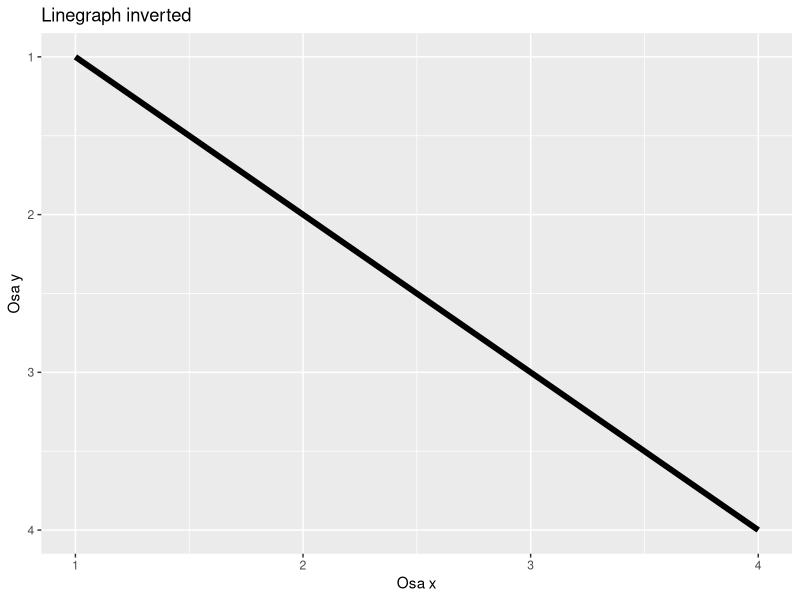
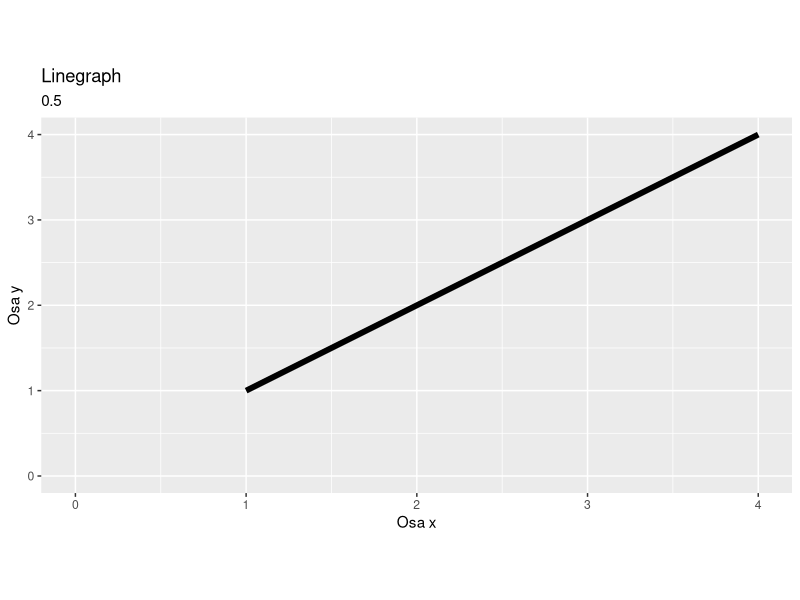
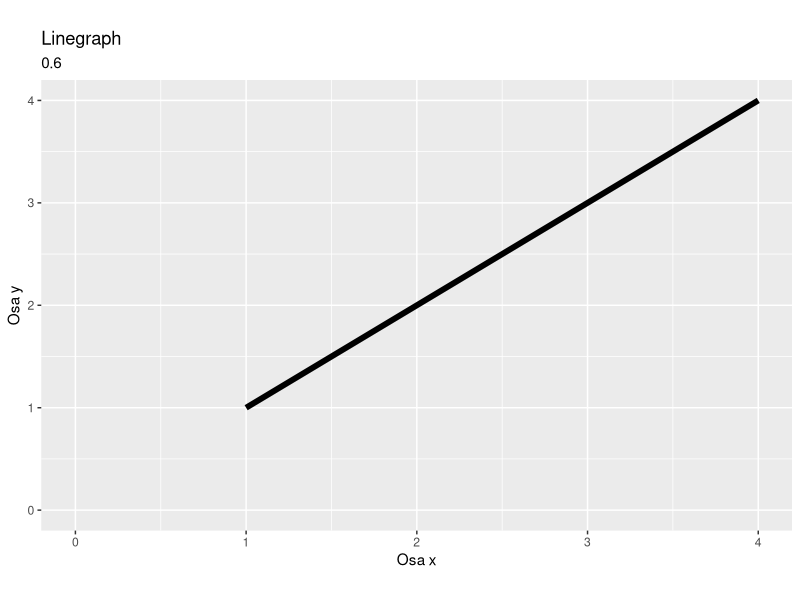
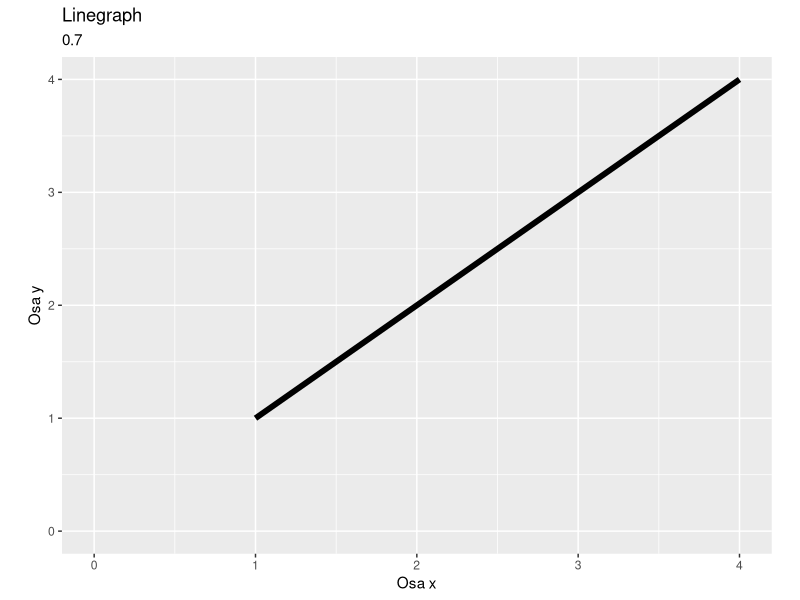
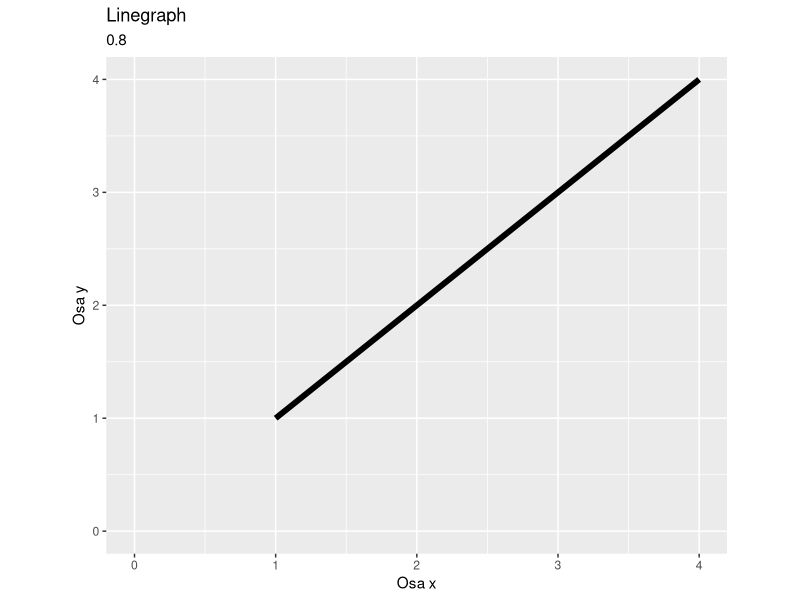
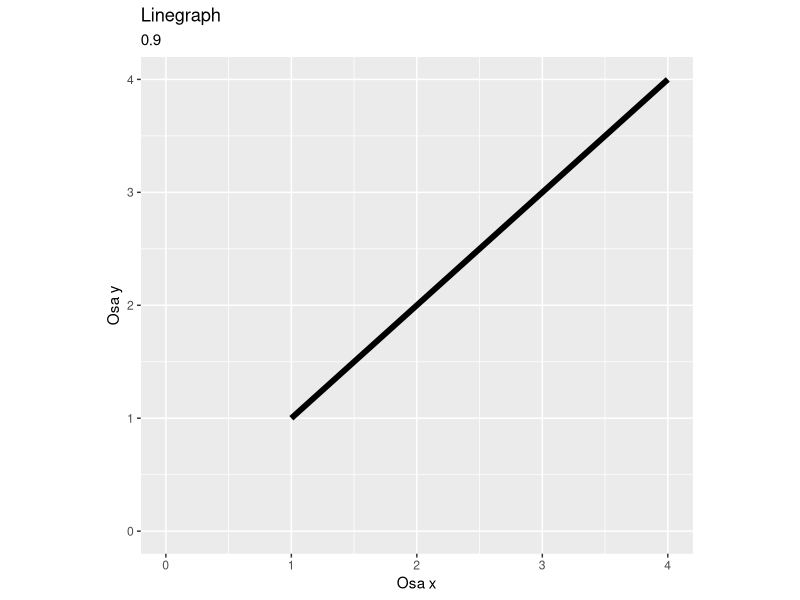
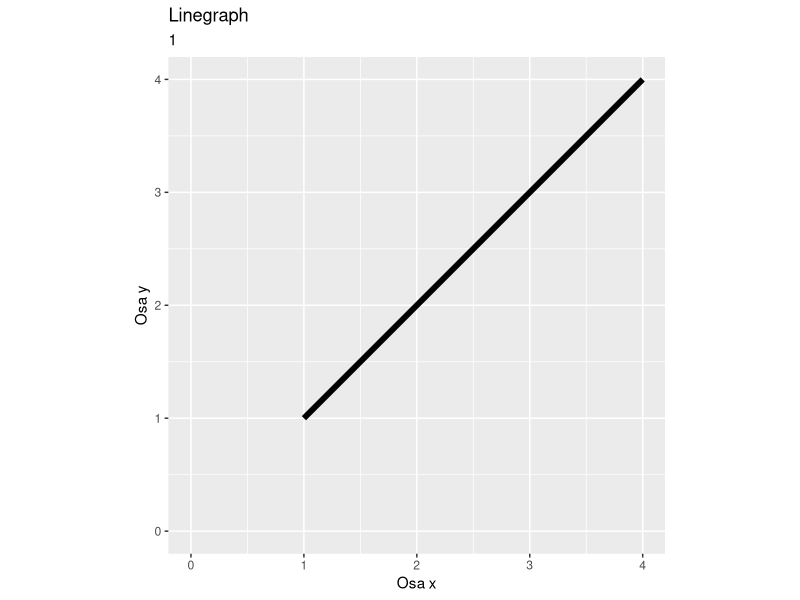
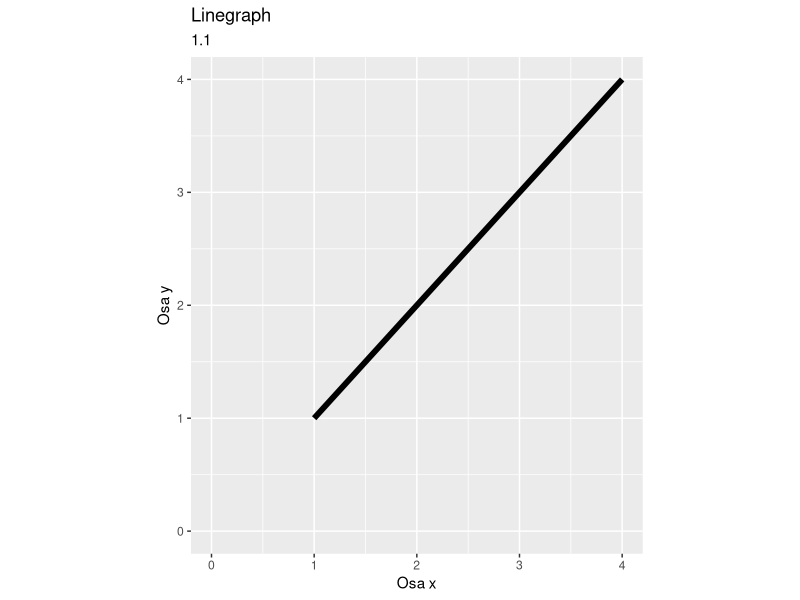

These figures' R source, in order: (Note: this script raises an error after producing the figures.)
library(ggplot2)
library(dplyr)
library(magrittr)
# uncomment to install
# install.packages("ggforce")
library(ggforce)

# create dir using code
# dir.create("Linegraph")
# dir.create("Piechart")
# dir.create("Cumulative")
# dir.create("Log_chart")

### Začátek upravených grafů
#Linegraph - AR
df <- data.frame(valuex=c(1, 4),
                 valuey=c(1, 4))
change_type <- "aspect_ratio"
ars <- seq(.5, 3, by = .1)
for (i in 1:length(ars)) {
  ar <- ars[i]
  ggplot(df, aes(x=valuex, y=valuey)) + ylim(0,4) + xlim(0,4) + theme(aspect.ratio = ar)+ geom_line(size=2) + ggtitle("Linegraph",ar) + xlab("Osa x") + ylab("Osa y")
  ggsave(path ="Linegraph", filename = sprintf("%s%f.png",change_type, ar))
}

#Linegraph - Y-limits 
df <- data.frame(valuex=c(1, 4),
                 valuey=c(1, 4))
change_type <- "Y_limits"
limits <- seq(0,5, by = 1)
for (i in 1:length(limits)) {
  limit <- limits[i]
  ggplot(df, aes(x=valuex, y=valuey)) + ylim(0,4+limit) + xlim(0,4) + theme(aspect.ratio = ar)+ geom_line(size=2) + ggtitle("Linegraph",limit) + xlab("Osa x") + ylab("Osa y")
  ggsave(path ="Linegraph", filename = sprintf("%s%f.png",change_type, limit))
}

#Linegraph - X-limits 
df <- data.frame(valuex=c(1, 4),
                 valuey=c(1, 4))
change_type <- "X_limits"
limits <- seq(0,5, by = 1)
for (i in 1:length(limits)) {
  limit <- limits[i]
  ggplot(df, aes(x=valuex, y=valuey)) + ylim(0,4) + xlim(0,4+limit) + theme(aspect.ratio = ar)+ geom_line(size=2) + ggtitle("Linegraph",limit) + xlab("Osa x") + ylab("Osa y")
  ggsave(path ="Linegraph", filename = sprintf("%s%f.png",change_type, limit))
}


#Linegraph - inverted_axis
df <- data.frame(valuex=c(1, 4),
                 valuey=c(1, 4))
change_type <- "inverted_axis"
ggplot(df, aes(x=valuex, y=valuey)) + ylim(0,4) + xlim(1,4) + scale_y_reverse()+ geom_line(size=2) + ggtitle("Linegraph inverted") + xlab("Osa x") + ylab("Osa y")
ggsave(path ="Linegraph", filename = sprintf("%s.png",change_type))



#piechart-rotace
change_type <- "Rotation"
df <- data.frame(valuex=c("A", "B", "C", "D", "E","F"),
                 valuey=c(3, 6, 1, 5, 2, 7))
rotations <- seq(.25,2, by = .25)
for (i in 1:length(rotations)) {
  rotation <- rotations[i]*pi
  ggplot(df, aes(x = "", y = valuey, fill = valuex)) +
    geom_bar(width = 1, stat = "identity", color = "white") +ggtitle("Piechart %s",change_type)+
    coord_polar("y", start = rotation)
  ggsave(path ="Piechart", filename = sprintf("%s%f.png",change_type,rotation ))
}


#piechart-řazení_podle_velikosti (nefunguje)
change_type <- "order"
df <- data.frame(valuex=c("A", "B", "C", "D", "E","F"),
                 valuey=c(3, 6, 1, 5, 2, 7))

ggplot(df, aes(x = "", y = valuey, fill = valuex)) +
  geom_bar(width = 1, stat = "identity", color = "white") +ggtitle("Piechart_unordered")+
  coord_polar("y", start = 0)
ggsave(path ="Piechart", filename = sprintf("piechart_unordered.png"))

##kód z konzultace na ordered piechart
order_subj <- 
  df %>%
  group_by(subject_id) %>% 
  do(Hmisc::smean.cl.boot(.$correct) %>% t() %>% as_tibble()) %>% 
  arrange(Mean) %>% 
  ungroup() %>% 
  mutate(subject_id = forcats::as_factor(as.character(subject_id)))
##konec kódu z konzultace

ggplot(sorted_df, aes(x = "", y = valuey, fill = valuex)) +
  geom_bar(width = 1, stat = "identity", color = "white") +ggtitle("Piechart_ordered")+
  coord_polar(theta="y", start = 0)
ggsave(path ="Piechart", filename = sprintf("piechart_ordered.png"))

#cumulative
df <- data.frame(valuex=c(1:50),
                 valuey=c(rnorm(50, 50, 45)))
ggplot(df, aes(x=valuex, y=cumsum(valuey))) + geom_line(size=1) + ggtitle("Základní Cumulative graph") + xlab("Osa x") + ylab("Osa y")
Printing_cumsum <-function(a) {
  ggplot(a, aes(x=valuex, y=cumsum(valuey))) + geom_line(size=1) + ggtitle("Cumulative graph") + xlab("Osa x") + ylab("Osa y")
  ggsave(path ="Cumulative", filename = sprintf("Cumulative.png"))
  ggplot(a, aes(x=valuex, y=valuey)) + geom_line(size=1) + ggtitle("Cumulative graph-rozloženo") + xlab("Osa x") + ylab("Osa y")
  ggsave(path ="Cumulative", filename = sprintf("Cumulative_rozlozeno.png"))
}

#log chart
df <- data.frame(valuex=c(1:12),
                 valuey=c(1,4,9,16,25,36,49,64,81,100,121,169))
ggplot(df, aes(x=valuex, y=valuey)) + geom_line(size=2) + scale_y_continuous(trans='log10')+ ggtitle("Základní Log graph") + xlab("Osa x") + ylab("Log Osa y")
ggsave(path ="Log_chart", filename = sprintf("Log_chart_y.png"))

ggplot(df, aes(x=valuex, y=cumsum(valuey))) + geom_line(size=2) + ggtitle("Log graph bez transformace") + xlab("Osa x") + ylab("Log Osa y")
ggsave(path ="Log_chart", filename = sprintf("Log_chart_basic.png"))

#effect as area (pouze kód z  konzultace)
df <- tibble(x = c(0,10), y =c(5,5), r = c(2,3))
df %>%
  ggplot(aes(x0 = x,y0 = y, r =r)) +
  geom_circle(fill = "blue") +
  ylim(-5,15) +
  xlim(-5,15)+
  coord_fixed()
### Konec upravených grafů
